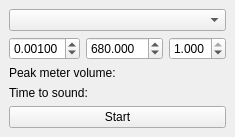
<?xml version="1.0" encoding="UTF-8"?>
<ui version="4.0">
 <class>MainWindow</class>
 <widget class="QMainWindow" name="MainWindow">
  <property name="geometry">
   <rect>
    <x>0</x>
    <y>0</y>
    <width>209</width>
    <height>137</height>
   </rect>
  </property>
  <property name="windowTitle">
   <string>Wake audio device</string>
  </property>
  <widget class="QWidget" name="centralwidget">
   <layout class="QVBoxLayout" name="verticalLayout">
    <item>
     <widget class="QComboBox" name="comboBox_audioDeviceOutput">
      <property name="toolTip">
       <string>Listener audio device</string>
      </property>
     </widget>
    </item>
    <item>
     <layout class="QHBoxLayout" name="horizontalLayout">
      <item>
       <widget class="QDoubleSpinBox" name="doubleSpinBox_listenerVolumeThreshold">
        <property name="toolTip">
         <string>Listener volume threshold</string>
        </property>
        <property name="decimals">
         <number>5</number>
        </property>
        <property name="maximum">
         <double>1.000000000000000</double>
        </property>
        <property name="singleStep">
         <double>0.000010000000000</double>
        </property>
        <property name="value">
         <double>0.001000000000000</double>
        </property>
       </widget>
      </item>
      <item>
       <widget class="QDoubleSpinBox" name="doubleSpinBox_playSoundInterval">
        <property name="toolTip">
         <string>Play sound timer interval (sec)</string>
        </property>
        <property name="decimals">
         <number>3</number>
        </property>
        <property name="maximum">
         <double>9999.000000000000000</double>
        </property>
        <property name="value">
         <double>680.000000000000000</double>
        </property>
       </widget>
      </item>
      <item>
       <widget class="QDoubleSpinBox" name="doubleSpinBox_playSoundVolume">
        <property name="toolTip">
         <string>Play sound volume</string>
        </property>
        <property name="decimals">
         <number>3</number>
        </property>
        <property name="maximum">
         <double>1.000000000000000</double>
        </property>
        <property name="singleStep">
         <double>0.001000000000000</double>
        </property>
        <property name="value">
         <double>1.000000000000000</double>
        </property>
       </widget>
      </item>
     </layout>
    </item>
    <item>
     <layout class="QHBoxLayout" name="horizontalLayout_3">
      <item>
       <widget class="QLabel" name="label_2">
        <property name="sizePolicy">
         <sizepolicy hsizetype="Fixed" vsizetype="Fixed">
          <horstretch>0</horstretch>
          <verstretch>0</verstretch>
         </sizepolicy>
        </property>
        <property name="text">
         <string>Peak meter volume:</string>
        </property>
       </widget>
      </item>
      <item>
       <widget class="QLabel" name="label_listenerVolume">
        <property name="sizePolicy">
         <sizepolicy hsizetype="Preferred" vsizetype="Fixed">
          <horstretch>0</horstretch>
          <verstretch>0</verstretch>
         </sizepolicy>
        </property>
        <property name="text">
         <string/>
        </property>
       </widget>
      </item>
     </layout>
    </item>
    <item>
     <layout class="QHBoxLayout" name="horizontalLayout_4">
      <item>
       <widget class="QLabel" name="label_3">
        <property name="sizePolicy">
         <sizepolicy hsizetype="Fixed" vsizetype="Fixed">
          <horstretch>0</horstretch>
          <verstretch>0</verstretch>
         </sizepolicy>
        </property>
        <property name="text">
         <string>Time to sound:</string>
        </property>
       </widget>
      </item>
      <item>
       <widget class="QLabel" name="label_timerTime">
        <property name="sizePolicy">
         <sizepolicy hsizetype="Preferred" vsizetype="Fixed">
          <horstretch>0</horstretch>
          <verstretch>0</verstretch>
         </sizepolicy>
        </property>
        <property name="text">
         <string/>
        </property>
       </widget>
      </item>
     </layout>
    </item>
    <item>
     <widget class="QPushButton" name="pushButton_start">
      <property name="text">
       <string>Start</string>
      </property>
     </widget>
    </item>
   </layout>
  </widget>
 </widget>
 <resources/>
 <connections/>
</ui>
